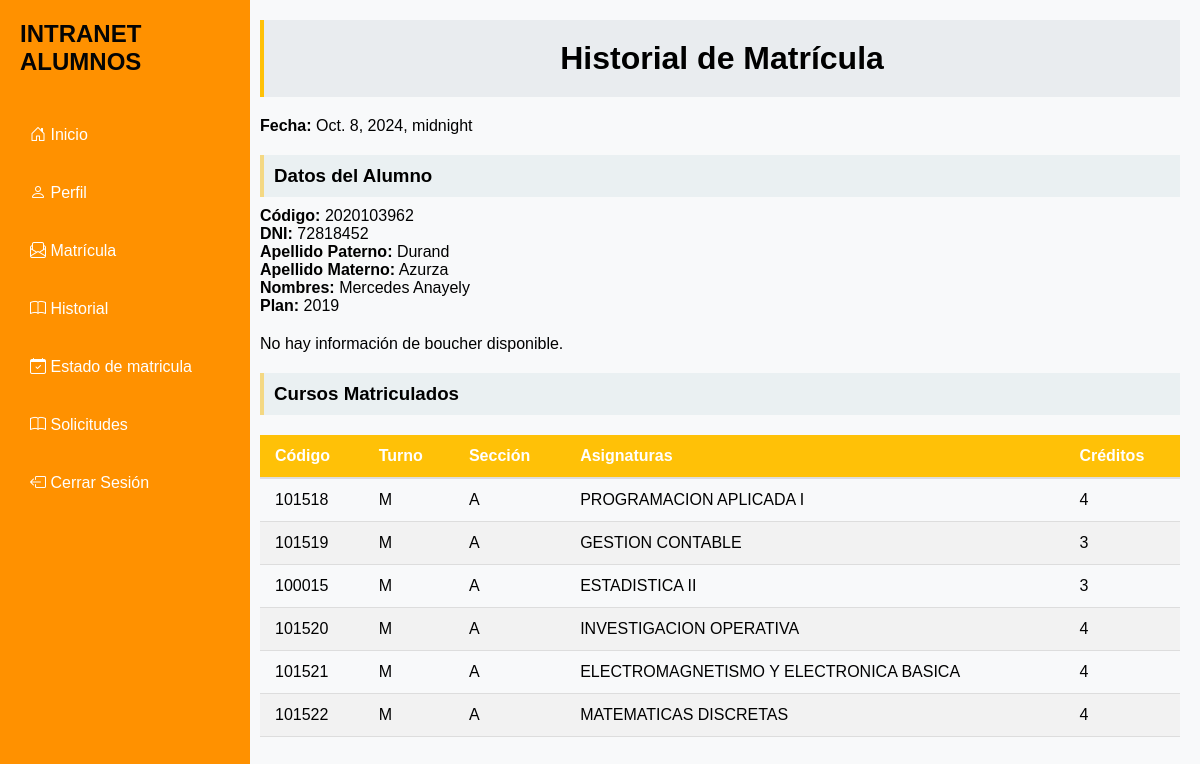
The page /historial/ (signed in) on the database as committed earlier.
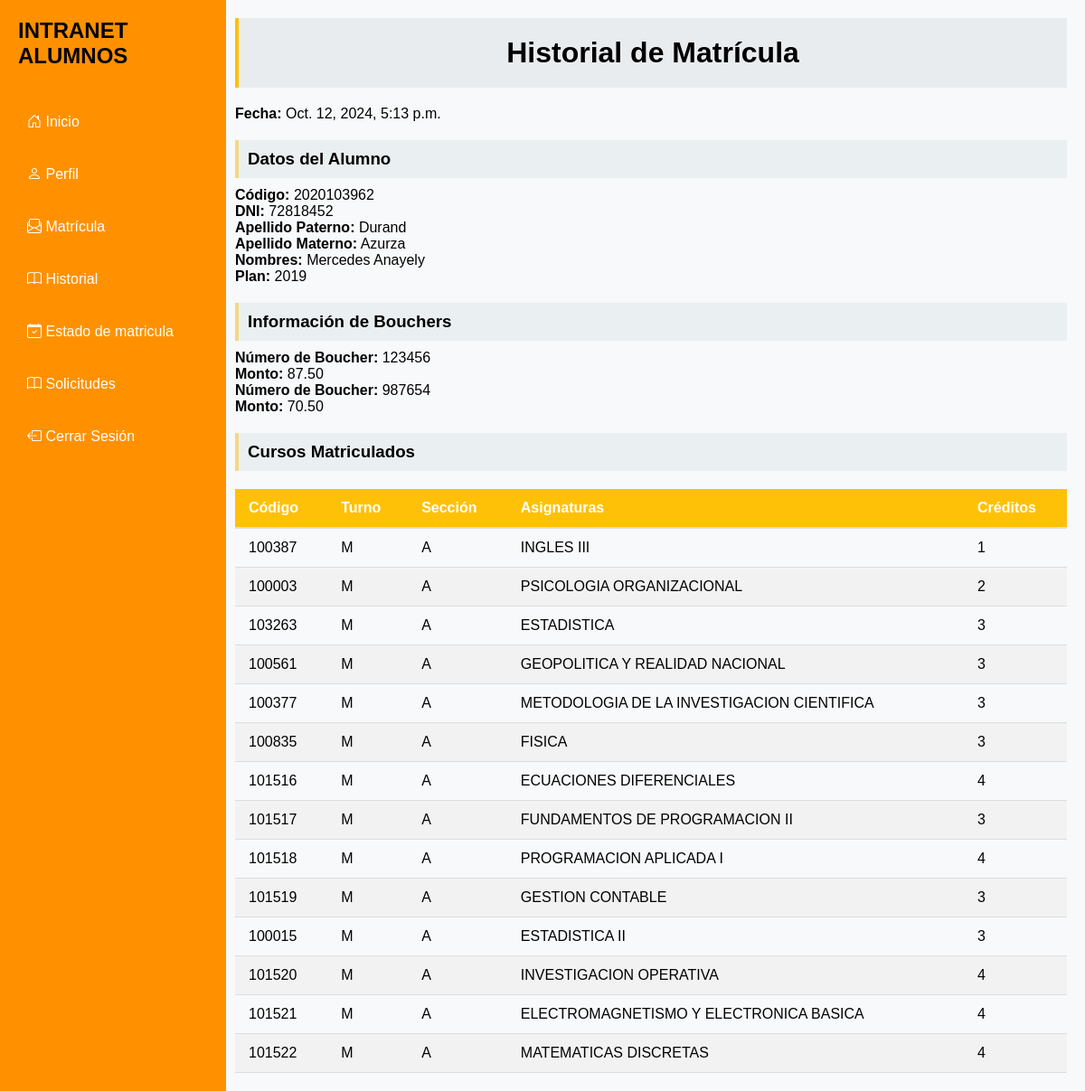
The same page on the database as committed later.
### App/models.py (models this page shows, shortened)
class Matricula(models.Model):
    id_matricula = models.AutoField(primary_key=True)
    alumno = models.ForeignKey(Alumno, on_delete=models.CASCADE)
    cursos = models.ManyToManyField(Curso)
    boucher = models.ManyToManyField(Boucher)
    plan = models.ForeignKey(Plan, on_delete=models.CASCADE)
    fecha_matricula = models.DateTimeField(default=timezone.now)
    estado = models.CharField(max_length=20, default='pendiente')
    mensaje_rechazo = models.TextField(blank=True, null=True)
    mensaje_aprobacion = models.TextField(blank=True, null=True)

class Curso(models.Model):
    id = models.AutoField(primary_key=True)
    codigo = models.CharField(max_length=10)
    nombre_curso = models.CharField(max_length=100)
    semestre = models.IntegerField(default=1)
    creditos = models.IntegerField()
    turno = models.CharField(
        max_length=1,
        choices=[('M', 'M'), ('T', 'T'), ('N', 'N')]
    )
    seccion = models.CharField(max_length=1, choices=[('A', 'A'), ('B', 'B'), ('C', 'C')])
    prerrequisito = models.CharField(
        max_length=10,
        null=True,
        blank=True,
    )
    anio = models.IntegerField(default=1)

class Boucher(models.Model):
    id_boucher = models.AutoField(primary_key=True)
    alumno = models.ForeignKey(Alumno, on_delete=models.CASCADE)
    numero_boucher = models.CharField(max_length=50)
    monto = models.DecimalField(max_digits=10, decimal_places=2)

### App/views.py (the view)
# urls.py: path('historial/', views.historial, name='historial'),
@login_required
@login_required
def historial(request):
    usuario = request.user
    if usuario.rol == 'consejero':
        return redirect('home')
    try:
        alumno = get_object_or_404(Alumno, codigo=usuario.alumno.codigo)
        matricula = Matricula.objects.filter(alumno=alumno).latest('fecha_matricula')
    except Matricula.DoesNotExist:
        matricula = None
    context = {
        'alumno': alumno,
        'matricula': matricula,
        'cursos': matricula.cursos.all() if matricula else [],
        'bouchers': matricula.boucher.all() if matricula else []
    }
    return render(request, 'historial.html', context)

### App/models.py (called while the page is built)
    def __str__(self):
        return self.nombre_plan

### App/templates/historial.html
{% extends 'base.html' %}
{% block content %}
  <div class="Historial_Matricula">
    <h1>Historial de Matrícula</h1>
    {% if matricula %}
      <div>
        <p><strong>Fecha:</strong>  {{ matricula.fecha_matricula }}</p>
      </div>
      <div>
        <h3>Datos del Alumno</h3>
        <p><strong>Código:</strong> {{ alumno.codigo }}</p>
        <p><strong>DNI:</strong> {{ alumno.dni }}</p>
        <p><strong>Apellido Paterno:</strong> {{ alumno.apellido_paterno }}</p>
        <p><strong>Apellido Materno:</strong> {{ alumno.apellido_materno }}</p>
        <p><strong>Nombres:</strong> {{ alumno.nombres }}</p>
        <p><strong>Plan:</strong> {{ alumno.plan }}</p>
      </div>
      {% if bouchers %}
      <div>
        <h3>Información de Bouchers</h3>
        <ul>
          {% for boucher in bouchers %}
            <li>
              <p><strong>Número de Boucher:</strong> {{ boucher.numero_boucher }}</p>
              <p><strong>Monto:</strong> {{ boucher.monto }}</p>
            </li>
          {% endfor %}
        </ul>
      </div>
      {% else %}
        <p>No hay información de boucher disponible.</p>
      {% endif %}
      <div>
        <h3>Cursos Matriculados</h3>
        {% if cursos %}
        <table class="tabla-canasta">
          <thead>
            <tr>
              <th>Código</th>
              <th>Turno</th>
              <th>Sección</th>
              <th>Asignaturas</th>
              <th>Créditos</th>
            </tr>
          </thead>
          <tbody>
            {% for curso in cursos %}
            <tr>
              <td>{{ curso.codigo }}</td>
              <td>{{ curso.turno }}</td>
              <td>{{ curso.seccion }}</td>
              <td>{{ curso.nombre_curso }}</td>
              <td>{{ curso.creditos }}</td>
            </tr>
            {% endfor %}
          </tbody>
        </table>
        {% else %}
        <p>No hay cursos matriculados.</p>
        {% endif %}
      </div>
    {% else %}
      <p>No hay matricula disponible.</p>
    {% endif %}
  </div>
{% endblock %}

Rows that differ between the two databases and show on the page:
removed Matricula: fecha_matricula "Oct. 8, 2024, midnight"
added Matricula: fecha_matricula "Oct. 12, 2024, 5:13 p.m."
added Boucher: numero_boucher "123456", monto "87.50"
added Boucher: numero_boucher "987654", monto "70.50"
now on this page (row unchanged): Curso: codigo "100387", turno "M", seccion "A", nombre_curso "INGLES III", creditos "1"
now on this page (row unchanged): Curso: codigo "100003", turno "M", seccion "A", nombre_curso "PSICOLOGIA ORGANIZACIONAL", creditos "2"
now on this page (row unchanged): Curso: codigo "103263", turno "M", seccion "A", nombre_curso "ESTADISTICA", creditos "3"
now on this page (row unchanged): Curso: codigo "100561", turno "M", seccion "A", nombre_curso "GEOPOLITICA Y REALIDAD NACIONAL", creditos "3"
now on this page (row unchanged): Curso: codigo "100377", turno "M", seccion "A", nombre_curso "METODOLOGIA DE LA INVESTIGACION CIENTIFICA", creditos "3"
now on this page (row unchanged): Curso: codigo "100835", turno "M", seccion "A", nombre_curso "FISICA", creditos "3"
now on this page (row unchanged): Curso: codigo "101516", turno "M", seccion "A", nombre_curso "ECUACIONES DIFERENCIALES", creditos "4"
now on this page (row unchanged): Curso: codigo "101517", turno "M", seccion "A", nombre_curso "FUNDAMENTOS DE PROGRAMACION II", creditos "3"
Other text that changed with them:
text no longer shown: "No hay información de boucher disponible."
text now shown: "Información de Bouchers"
